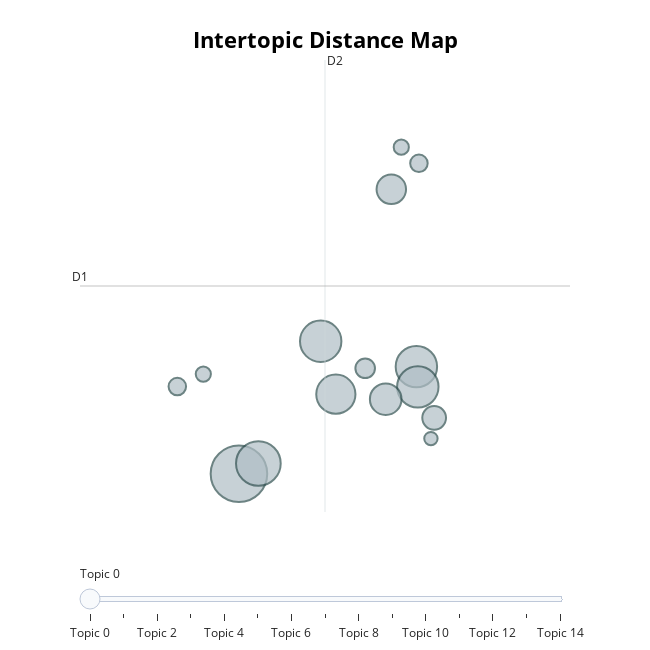

The notebook cell saved with this chart:
### Code cell
##Create Intertopic Distance Map to visualize the distance between topics.
topic_model.visualize_topics()

### Figure 1 — Plotly figure (JSON) as saved in the notebook; plotly's stock layout.template omitted (floating-point values rounded to 4 significant figures)
{"data": [{"customdata": [[0, "algorithm | system | decision | algorithmic | datum", 125], [1, "model | policy | agricultural | farmer | agriculture", 67], [2, "transparency | public | government | issue | sector", 78], [3, "vehicle | system | autonomous | drive | approach", 67], [4, "ai | intelligence | government | artificial | policy", 67], [5, "datum | learn | system | network | method", 60], [6, "model | acceptance | technology | theory | user", 34], [7, "child | placement | parent | care | risk", 39], [8, "transport | mobility | smart | bus | av", 22], [9, "user | platform | online | content | medium", 15], [10, "design | sustainability | hci | sustainable | interaction", 12], [11, "sector | manager | organization | employment | difference", 12], [12, "enterprise | innovation | sme | smes | knowledge", 9], [13, "city | smart | initiative | sustainable | roboethic", 9], [14, "robot | ethic | ai | regulation | law", 7]], "hovertemplate": "<b>Topic %{customdata[0]}</b><br>%{customdata[1]}<br>Size: %{customdata[2]}", "legendgroup": "", "marker": {"color": "#B0BEC5", "line": {"color": "DarkSlateGrey", "width": 2}, "size": [125, 67, 78, 67, 67, 60, 34, 39, 22, 15, 12, 12, 9, 9, 7], "sizemode": "area", "sizeref": 0.07812, "symbol": "circle"}, "mode": "markers", "name": "", "orientation": "v", "showlegend": false, "type": "scatter", "x": [10.02, 11.18, 10.3, 12.53, 12.55, 11.39, 12.17, 12.09, 12.78, 11.81, 9.154, 12.56, 12.31, 9.521, 12.73], "xaxis": "x", "y": [4.815, 7.32, 5.01, 6.84, 6.459, 6.319, 10.19, 6.225, 5.872, 6.809, 6.464, 10.68, 10.99, 6.7, 5.481], "yaxis": "y"}], "layout": {"annotations": [{"showarrow": false, "text": "D1", "x": 7.781, "y": 8.365, "yshift": 10}, {"showarrow": false, "text": "D2", "x": 11.24, "xshift": 10, "y": 12.64}], "height": 650, "hoverlabel": {"bgcolor": "white", "font": {"family": "Rockwell", "size": 16}}, "legend": {"itemsizing": "constant", "tracegroupgap": 0}, "margin": {"t": 60}, "shapes": [{"line": {"color": "#CFD8DC", "width": 2}, "type": "line", "x0": 11.24, "x1": 11.24, "y0": 4.092, "y1": 12.64}, {"line": {"color": "#9E9E9E", "width": 2}, "type": "line", "x0": 7.781, "x1": 14.69, "y0": 8.365, "y1": 8.365}], "sliders": [{"active": 0, "pad": {"t": 50}, "steps": [{"args": [{"marker.color": [["red", "#B0BEC5", "#B0BEC5", "#B0BEC5", "#B0BEC5", "#B0BEC5", "#B0BEC5", "#B0BEC5", "#B0BEC5", "#B0BEC5", "#B0BEC5", "#B0BEC5", "#B0BEC5", "#B0BEC5", "#B0BEC5"]]}], "label": "Topic 0", "method": "update"}, {"args": [{"marker.color": [["#B0BEC5", "red", "#B0BEC5", "#B0BEC5", "#B0BEC5", "#B0BEC5", "#B0BEC5", "#B0BEC5", "#B0BEC5", "#B0BEC5", "#B0BEC5", "#B0BEC5", "#B0BEC5", "#B0BEC5", "#B0BEC5"]]}], "label": "Topic 1", "method": "update"}, {"args": [{"marker.color": [["#B0BEC5", "#B0BEC5", "red", "#B0BEC5", "#B0BEC5", "#B0BEC5", "#B0BEC5", "#B0BEC5", "#B0BEC5", "#B0BEC5", "#B0BEC5", "#B0BEC5", "#B0BEC5", "#B0BEC5", "#B0BEC5"]]}], "label": "Topic 2", "method": "update"}, {"args": [{"marker.color": [["#B0BEC5", "#B0BEC5", "#B0BEC5", "red", "#B0BEC5", "#B0BEC5", "#B0BEC5", "#B0BEC5", "#B0BEC5", "#B0BEC5", "#B0BEC5", "#B0BEC5", "#B0BEC5", "#B0BEC5", "#B0BEC5"]]}], "label": "Topic 3", "method": "update"}, {"args": [{"marker.color": [["#B0BEC5", "#B0BEC5", "#B0BEC5", "#B0BEC5", "red", "#B0BEC5", "#B0BEC5", "#B0BEC5", "#B0BEC5", "#B0BEC5", "#B0BEC5", "#B0BEC5", "#B0BEC5", "#B0BEC5", "#B0BEC5"]]}], "label": "Topic 4", "method": "update"}, {"args": [{"marker.color": [["#B0BEC5", "#B0BEC5", "#B0BEC5", "#B0BEC5", "#B0BEC5", "red", "#B0BEC5", "#B0BEC5", "#B0BEC5", "#B0BEC5", "#B0BEC5", "#B0BEC5", "#B0BEC5", "#B0BEC5", "#B0BEC5"]]}], "label": "Topic 5", "method": "update"}, {"args": [{"marker.color": [["#B0BEC5", "#B0BEC5", "#B0BEC5", "#B0BEC5", "#B0BEC5", "#B0BEC5", "red", "#B0BEC5", "#B0BEC5", "#B0BEC5", "#B0BEC5", "#B0BEC5", "#B0BEC5", "#B0BEC5", "#B0BEC5"]]}], "label": "Topic 6", "method": "update"}, {"args": [{"marker.color": [["#B0BEC5", "#B0BEC5", "#B0BEC5", "#B0BEC5", "#B0BEC5", "#B0BEC5", "#B0BEC5", "red", "#B0BEC5", "#B0BEC5", "#B0BEC5", "#B0BEC5", "#B0BEC5", "#B0BEC5", "#B0BEC5"]]}], "label": "Topic 7", "method": "update"}, {"args": [{"marker.color": [["#B0BEC5", "#B0BEC5", "#B0BEC5", "#B0BEC5", "#B0BEC5", "#B0BEC5", "#B0BEC5", "#B0BEC5", "red", "#B0BEC5", "#B0BEC5", "#B0BEC5", "#B0BEC5", "#B0BEC5", "#B0BEC5"]]}], "label": "Topic 8", "method": "update"}, {"args": [{"marker.color": [["#B0BEC5", "#B0BEC5", "#B0BEC5", "#B0BEC5", "#B0BEC5", "#B0BEC5", "#B0BEC5", "#B0BEC5", "#B0BEC5", "red", "#B0BEC5", "#B0BEC5", "#B0BEC5", "#B0BEC5", "#B0BEC5"]]}], "label": "Topic 9", "method": "update"}, {"args": [{"marker.color": [["#B0BEC5", "#B0BEC5", "#B0BEC5", "#B0BEC5", "#B0BEC5", "#B0BEC5", "#B0BEC5", "#B0BEC5", "#B0BEC5", "#B0BEC5", "red", "#B0BEC5", "#B0BEC5", "#B0BEC5", "#B0BEC5"]]}], "label": "Topic 10", "method": "update"}, {"args": [{"marker.color": [["#B0BEC5", "#B0BEC5", "#B0BEC5", "#B0BEC5", "#B0BEC5", "#B0BEC5", "#B0BEC5", "#B0BEC5", "#B0BEC5", "#B0BEC5", "#B0BEC5", "red", "#B0BEC5", "#B0BEC5", "#B0BEC5"]]}], "label": "Topic 11", "method": "update"}, {"args": [{"marker.color": [["#B0BEC5", "#B0BEC5", "#B0BEC5", "#B0BEC5", "#B0BEC5", "#B0BEC5", "#B0BEC5", "#B0BEC5", "#B0BEC5", "#B0BEC5", "#B0BEC5", "#B0BEC5", "red", "#B0BEC5", "#B0BEC5"]]}], "label": "Topic 12", "method": "update"}, {"args": [{"marker.color": [["#B0BEC5", "#B0BEC5", "#B0BEC5", "#B0BEC5", "#B0BEC5", "#B0BEC5", "#B0BEC5", "#B0BEC5", "#B0BEC5", "#B0BEC5", "#B0BEC5", "#B0BEC5", "#B0BEC5", "red", "#B0BEC5"]]}], "label": "Topic 13", "method": "update"}, {"args": [{"marker.color": [["#B0BEC5", "#B0BEC5", "#B0BEC5", "#B0BEC5", "#B0BEC5", "#B0BEC5", "#B0BEC5", "#B0BEC5", "#B0BEC5", "#B0BEC5", "#B0BEC5", "#B0BEC5", "#B0BEC5", "#B0BEC5", "red"]]}], "label": "Topic 14", "method": "update"}]}], "title": {"font": {"color": "Black", "size": 22}, "text": "<b>Intertopic Distance Map</b>", "x": 0.5, "xanchor": "center", "y": 0.95, "yanchor": "top"}, "width": 650, "xaxis": {"anchor": "y", "domain": [0, 1], "range": [7.781, 14.69], "title": {"text": ""}, "visible": false}, "yaxis": {"anchor": "x", "domain": [0, 1], "range": [4.092, 12.64], "title": {"text": ""}, "visible": false}}}
